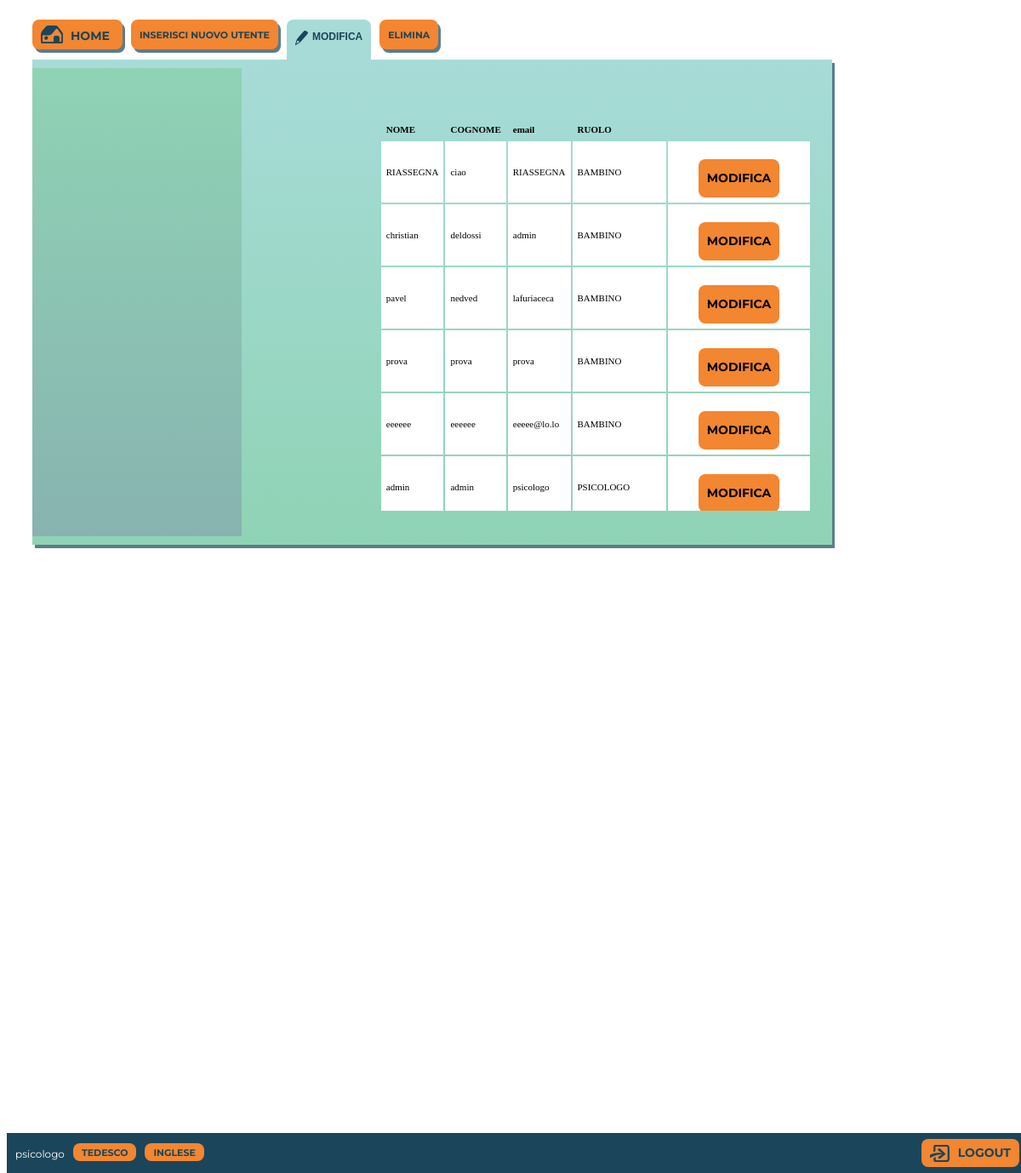
/super_pagina.php?menu=modifica (signed in), run on the app's committed database.
### tables this page shows
CREATE TABLE IF NOT EXISTS `utenti` (
  `ID` int(11) NOT NULL AUTO_INCREMENT,
  `Nome` text NOT NULL,
  `Cognome` text NOT NULL,
  `email` varchar(100) NOT NULL,
  `Password` text NOT NULL,
  `Privilegi` tinyint(11) NOT NULL,
  `Tutore` varchar(100) DEFAULT '0',
  `Data_nascita` date NOT NULL,
  `Ruolo` varchar(100) NOT NULL,
  PRIMARY KEY (`ID`)
);

### gestore.php (called while the page is built, shortened)
<?php
$lingue	= array(1=>'Italiano', 'Tedesco', 'Inglese');
$flags	= array(1=>'ITALIANO', 'TEDESCO', 'INGLESE');
	$lingua = @$_GET['lingua'];
	if (!$lingua) $lingua = 1;
 	switch ($lingua)
		{
			case 1:
				include "lingue/it.php";
				break;
		}
?>

### lingue/it.php (called while the page is built, shortened)
<?PHP
	$INSERISCI_UTENTI = "INSERISCI NUOVO UTENTE";
	$NOME		=	"NOME";
	$COGNOME		=	"COGNOME";
	$ELIMINA		=	" ELIMINA";
$BAMBINO ="BAMBINO";
$MODIFICA_UTENTE =" MODIFICA";
$RUOLO="RUOLO";
$PSICOLOGO ="PSICOLOGO";
?>

### super_pagina.php (the view, shortened to what this page needs)
<?php
	include("gestore.php");
$cod = $_SESSION['cod'];
?>
<!DOCTYPE html>
<html  lang="it" >
    <head>
<link href="css/style_desktop_G.css" rel="stylesheet" type="text/css"  >
<link href="http://maxcdn.bootstrapcdn.com/font-awesome/4.1.0/css/font-awesome.min.css" rel="stylesheet">
    </head>
 <body>
        <div id="container">
<div id="container_top" >
<div id="scene" >
<div class="button-home" ><a href=superUser.php?lingua=<?php echo $lingua; ?> style="color:#1b455a;"> HOME</a>
</div>
<div id="inserisci_ut" ><a href="javascript:cambia('menu_inserisci_utenti','nome_utente sel_utente_scene sel_utente_commenti elenco_elimina menu_elimina_utenti elenco_modifica form_modifica_div form_elimina_commenti form_elimina_scene'); aggiorna_stile('inserisci');" style="color:#1b455a;"><?php echo $INSERISCI_UTENTI; ?></a>
</div>
<div id="modifica_ut"><a href="javascript:cambia('elenco_modifica','nome_utente sel_utente_scene sel_utente_commenti elenco_elimina menu_inserisci_utenti menu_elimina_utenti form_register_B form_register_S form_register_P form_elimina_commenti form_elimina_scene'); aggiorna_stile('modifica');" style="color:#1b455a;"><?php echo $MODIFICA_UTENTE; ?></a>
</div>
<div id="elimina_ut"  ><a href="javascript:cambia('menu_elimina_utenti','elenco_elimina menu_inserisci_utenti elenco_modifica form_register_B form_register_S form_register_P form_modifica_div form_elimina_commenti form_elimina_scene'); aggiorna_stile('elimina');" style="color:#1b455a;">
<?php echo $ELIMINA; ?></a>
</div>
</div>
</div>
<DIV ID="main_container">
<div id="elementi" style="top:0px;">
</div>
 </div>
<div id="elenco_modifica" class='tabella' style="display:none; position:relative; top:-550px; left:100px;
height:450px; overflow-y:scroll;">
 <table id='elenco_modifica_T'  >
<?php
$query2 = "SELECT * FROM `utenti`  ORDER BY Privilegi ";
$result2 = mysql_query($query2);
echo "
<tr>
<th>$NOME </th><th>$COGNOME </th><th>email </th><th>$RUOLO</th>
</tr>";
while($riga2 = mysql_fetch_array($result2))
{
echo "<tr>";
echo '<td>'.$riga2['Nome'].'</td><td>'.$riga2['Cognome'].'</td><td>'.$riga2['email'].'</td>';
switch ($riga2['Privilegi'])
 {
        case 0:   echo '<td>'.$BAMBINO.'</td>' ;
        break;
        case 1:   echo '<td>'.$PSICOLOGO.'</td>';
        break;
        case 2:   echo '<td>'.$AMMINISTRATORE.'</td>';
        break;
}
echo"
<td><div onclick=mostra_form('".$riga2['email']."'); class=listbutton >$MODIFICA_UTENTE</div></td>";
echo "</tr>";
}
?>
<br />
 </table>
</div>
</div>
<div id="footer" >
<div id='benvenuto' ><?php echo $cod; ?></div>
	<?php
		foreach ($lingue as $k=>$v)
			{
				if ($k != $lingua)
					{
						?>
						<div class="lang-button"><a href="?lingua=<?php echo $k; ?>&menu=<?php echo $_GET['menu']; ?>" style="color:#1b455a;"><?php echo $flags[$k]; ?></a></div>
						<?php
					}
			}
    ?>
<div id='logout' class="button" style="float:right;">
<a href="logout.php" style="color:#1b455a;"><img src="icons/exit.png" class="buttonimg"> LOGOUT</a>
	</div>
    </div>
    </body>
</html>

### css/style_desktop_G.css (style rules this page uses)
html { margin:0; padding:0; height:100%; }
#container { margin: 0 auto 0 auto; padding: 15px 30px 0 30px; }
div#container_top { height:35px; }
div#scene { height: 35px; }
.listbutton { height: 20px; padding: 13px 10px 12px 10px; margin: 15px 30px 0 30px; font-family: 'Montserrat', sans-serif; font-size: 14px; font-weight: bold; text-align: center; -moz-border-radius: 8px; -webkit-border-radius: 8px; border-radius: 8px; -moz-background-clip: padding; -webkit-background-clip: padding-box; background-clip: padding-box; background: #f38630; }
.button { position: relative; float: left; height: 14px; padding: 7px 10px 12px 10px; margin: 0 10px 0 0; font-family: 'Montserrat', sans-serif; font-size: 14px; font-weight: bold; text-align: left; -moz-border-radius: 8px; -webkit-border-radius: 8px; border-radius: 8px; -moz-background-clip: padding; -webkit-background-clip: padding-box; background-clip: padding-box; background: #f38630; }
.button-home { position: relative; float: left; height: 15px; padding: 10px 15px 10px 45px; margin: 0 10px 0 0; font-family: 'Montserrat', sans-serif; font-size: 14px; font-weight: bold; text-align: left; -moz-border-radius: 8px; -webkit-border-radius: 8px; border-radius: 8px; -moz-background-clip: padding; -webkit-background-clip: padding-box; background-clip: padding-box; background: url("home.png") left center no-repeat #f38630; -moz-box-shadow: 3px 4px 0 #5c7c8b; -webkit-box-shadow: 3px 4px 0 #5c7c8b; box-shadow: 3px 4px 0 #5c7c8b; }
.button-menu { position: relative; float: left; margin: 0 10px 0 0; height: 14px; padding: 11PX 10px 10px 10px; font-family: 'Montserrat', sans-serif; font-size: 11px; font-weight: bold; text-align: left; -moz-border-radius: 8px; -webkit-border-radius: 8px; border-radius: 8px; -moz-background-clip: padding; -webkit-background-clip: padding-box; background-clip: padding-box; background: #f38630; -moz-box-shadow: 3px 4px 0 #5c7c8b; -webkit-box-shadow: 3px 4px 0 #5c7c8b; box-shadow: 3px 4px 0 #5c7c8b; }
.button-active { position: relative; float: left; margin: 0 10px 0 0; height: 34px; padding: 13px 10px 10px 30px; font-family: "Helvetica"; font-size: 12px; font-weight: bold; text-align: left; -moz-border-radius: 8px; -webkit-border-radius: 8px; border-radius: 8px; -moz-background-clip: padding; -webkit-background-clip: padding-box; background-clip: padding-box; background: url("icons/pencil.png") no-repeat left top #a7dbd8; }
img.buttonimg { float: left; margin-right: 10px; }
.lang-button { position: relative; float: left; height: 5px; padding: 4px 10px 12px 10px; margin: 5px 10px 0 0; font-family: 'Montserrat', sans-serif; font-size: 11px; font-weight: bold; text-align: left; -moz-border-radius: 8px; -webkit-border-radius: 8px; border-radius: 8px; -moz-background-clip: padding; -webkit-background-clip: padding-box; background-clip: padding-box; background: #f38630; }
a { text-decoration: none; }
#footer { position: fixed; bottom: 0px; text-align: center; width: 100%; height: 40px; background: #1b455a; font-family: "Montserrat", sans-serif; font-size: 12px; padding-top: 7px; text-decoration:none; }
#benvenuto { position: relative; padding: 10px; float: left; height: 20px; color:#FFF; }
.tabella { width: 600px; margin: 0 auto 0 auto; padding: 30px; }
table { border: 0px; text-align: left; font-size: 11px; border-spacing: 2px; margin: 0 auto 0 auto; }
td { background: #FFF; padding: 6px; }
th { padding: 6px; }
tr, td, th { border: 0px; }
div#elementi { float: left; position: relative; top:-50px; width: 246px; height: 550px; background: #88b3b0; background: linear-gradient(#8fd3b5, #88b3b0); }
#main_container { background: #a7dbd8; background: linear-gradient(#a7dbd8, #8fd3b5); padding-top: 10px; width: 940px; height: 560px; margin-top: 12px; -moz-box-shadow: 3px 4px 0 #5c7c8b; -webkit-box-shadow: 3px 4px 0 #5c7c8b; box-shadow: 3px 4px 0 #5c7c8b; }

### data on the page
utenti: Nome "RIASSEGNA", Cognome "ciao", email "RIASSEGNA"
utenti: Nome "christian", Cognome "deldossi", email "admin"
utenti: Nome "pavel", Cognome "nedved", email "lafuriaceca"
utenti: Nome "prova", Cognome "prova", email "prova"
utenti: Nome "eeeeee", Cognome "eeeeee", email "eeeee@lo.lo"
utenti: Nome "admin", Cognome "admin", email "psicologo"

### other printed values
$INSERISCI_UTENTI "INSERISCI NUOVO UTENTE"
$MODIFICA_UTENTE "MODIFICA"
$ELIMINA "ELIMINA"
$NOME "NOME"
$COGNOME "COGNOME"
$RUOLO "RUOLO"
$cod "psicologo"
$flags[$k] "TEDESCO"
$flags[$k] "INGLESE"
